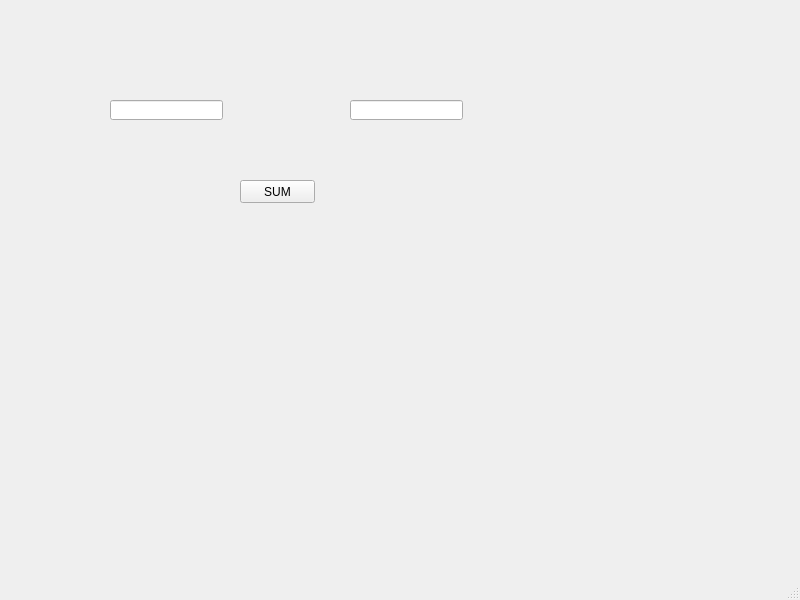
<?xml version="1.0" encoding="UTF-8"?>
<ui version="4.0">
 <class>MainWindow</class>
 <widget class="QMainWindow" name="MainWindow">
  <property name="geometry">
   <rect>
    <x>0</x>
    <y>0</y>
    <width>800</width>
    <height>600</height>
   </rect>
  </property>
  <property name="windowTitle">
   <string>MainWindow</string>
  </property>
  <widget class="QWidget" name="centralwidget">
   <widget class="QLineEdit" name="lineEdit">
    <property name="geometry">
     <rect>
      <x>110</x>
      <y>100</y>
      <width>113</width>
      <height>20</height>
     </rect>
    </property>
   </widget>
   <widget class="QLineEdit" name="lineEdit_2">
    <property name="geometry">
     <rect>
      <x>350</x>
      <y>100</y>
      <width>113</width>
      <height>20</height>
     </rect>
    </property>
   </widget>
   <widget class="QPushButton" name="pushButton">
    <property name="geometry">
     <rect>
      <x>240</x>
      <y>180</y>
      <width>75</width>
      <height>23</height>
     </rect>
    </property>
    <property name="text">
     <string>SUM</string>
    </property>
   </widget>
  </widget>
  <widget class="QMenuBar" name="menubar">
   <property name="geometry">
    <rect>
     <x>0</x>
     <y>0</y>
     <width>800</width>
     <height>21</height>
    </rect>
   </property>
  </widget>
  <widget class="QStatusBar" name="statusbar"/>
 </widget>
 <resources/>
 <connections/>
</ui>
